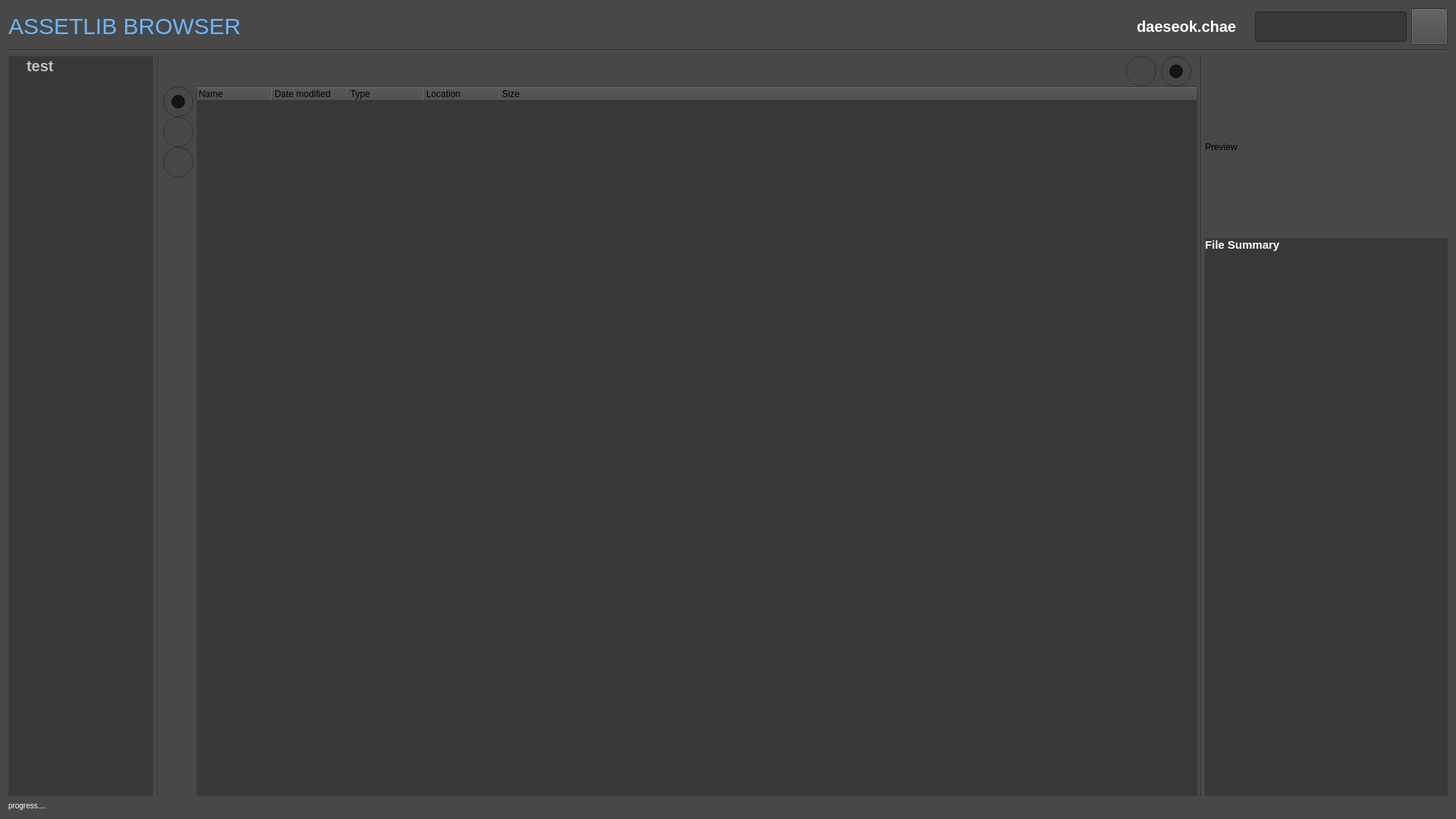
<?xml version="1.0" encoding="UTF-8"?>
<ui version="4.0">
 <class>Form</class>
 <widget class="QWidget" name="Form">
  <property name="windowModality">
   <enum>Qt::NonModal</enum>
  </property>
  <property name="geometry">
   <rect>
    <x>0</x>
    <y>0</y>
    <width>1920</width>
    <height>1080</height>
   </rect>
  </property>
  <property name="windowTitle">
   <string>Form</string>
  </property>
  <property name="windowOpacity">
   <double>1.000000000000000</double>
  </property>
  <property name="styleSheet">
   <string notr="true">background-color:rgb(72, 72, 72)</string>
  </property>
  <layout class="QVBoxLayout" name="verticalLayout_2">
   <item>
    <layout class="QHBoxLayout" name="horizontalLayout_2">
     <item>
      <widget class="QLabel" name="titleLabel">
       <property name="sizePolicy">
        <sizepolicy hsizetype="Expanding" vsizetype="Preferred">
         <horstretch>0</horstretch>
         <verstretch>0</verstretch>
        </sizepolicy>
       </property>
       <property name="maximumSize">
        <size>
         <width>16777215</width>
         <height>40</height>
        </size>
       </property>
       <property name="font">
        <font>
         <pointsize>15</pointsize>
        </font>
       </property>
       <property name="text">
        <string>&lt;img src='/netapp/backstage/pub/apps/hurryupfx/images/setuplogo.png' width='45' height='45' align='left'  &lt;p&gt;&lt;font color='#6BB6FF'&gt;&lt;font size='5'&gt; ASSETLIB BROWSER&lt;/p&gt;</string>
       </property>
      </widget>
     </item>
     <item>
      <spacer name="horizontalSpacer">
       <property name="orientation">
        <enum>Qt::Horizontal</enum>
       </property>
       <property name="sizeType">
        <enum>QSizePolicy::Expanding</enum>
       </property>
       <property name="sizeHint" stdset="0">
        <size>
         <width>40</width>
         <height>40</height>
        </size>
       </property>
      </spacer>
     </item>
     <item>
      <widget class="QLabel" name="userNameLabel">
       <property name="sizePolicy">
        <sizepolicy hsizetype="Expanding" vsizetype="Preferred">
         <horstretch>0</horstretch>
         <verstretch>0</verstretch>
        </sizepolicy>
       </property>
       <property name="maximumSize">
        <size>
         <width>150</width>
         <height>40</height>
        </size>
       </property>
       <property name="font">
        <font>
         <pointsize>-1</pointsize>
         <weight>75</weight>
         <italic>false</italic>
         <bold>true</bold>
        </font>
       </property>
       <property name="styleSheet">
        <string notr="true">color:white; font:bold 20px;</string>
       </property>
       <property name="text">
        <string>daeseok.chae</string>
       </property>
      </widget>
     </item>
     <item>
      <widget class="QLineEdit" name="searchEdit">
       <property name="sizePolicy">
        <sizepolicy hsizetype="Expanding" vsizetype="Preferred">
         <horstretch>0</horstretch>
         <verstretch>0</verstretch>
        </sizepolicy>
       </property>
       <property name="maximumSize">
        <size>
         <width>200</width>
         <height>40</height>
        </size>
       </property>
       <property name="font">
        <font>
         <pointsize>14</pointsize>
         <weight>75</weight>
         <bold>true</bold>
        </font>
       </property>
       <property name="styleSheet">
        <string notr="true">color:white; background-color:#383838</string>
       </property>
       <property name="text">
        <string/>
       </property>
      </widget>
     </item>
     <item>
      <widget class="QPushButton" name="helpBtn">
       <property name="sizePolicy">
        <sizepolicy hsizetype="Minimum" vsizetype="Preferred">
         <horstretch>0</horstretch>
         <verstretch>0</verstretch>
        </sizepolicy>
       </property>
       <property name="minimumSize">
        <size>
         <width>48</width>
         <height>48</height>
        </size>
       </property>
       <property name="maximumSize">
        <size>
         <width>48</width>
         <height>48</height>
        </size>
       </property>
       <property name="text">
        <string/>
       </property>
      </widget>
     </item>
    </layout>
   </item>
   <item>
    <widget class="Line" name="line">
     <property name="orientation">
      <enum>Qt::Horizontal</enum>
     </property>
    </widget>
   </item>
   <item>
    <layout class="QHBoxLayout" name="horizontalLayout">
     <property name="spacing">
      <number>0</number>
     </property>
     <item>
      <widget class="QWidget" name="widget" native="true">
       <property name="maximumSize">
        <size>
         <width>200</width>
         <height>16777215</height>
        </size>
       </property>
       <layout class="QGridLayout" name="gridLayout_2">
        <property name="margin">
         <number>0</number>
        </property>
        <item row="0" column="0">
         <widget class="QTreeWidget" name="categoryWidget">
          <property name="maximumSize">
           <size>
            <width>300</width>
            <height>16777215</height>
           </size>
          </property>
          <property name="styleSheet">
           <string notr="true">QTreeView {color: #C2C2C2; font: bold 20px; width: 100px; background-color: #383838; border: 1px solid #3d3d3d;}
QTreeView::item:selected {background-color: #53728e;color: #C2C2C2;}
QTreeView::item:hover {border: 1px solid #53728e;}
QTreeView:verticalScrollBar {background-color: #FFA91D;alternate-background-color: #FF0000;}
</string>
          </property>
          <property name="headerHidden">
           <bool>true</bool>
          </property>
          <column>
           <property name="text">
            <string notr="true">1</string>
           </property>
          </column>
          <item>
           <property name="text">
            <string>test</string>
           </property>
          </item>
         </widget>
        </item>
        <item row="0" column="1">
         <widget class="Line" name="line_2">
          <property name="orientation">
           <enum>Qt::Vertical</enum>
          </property>
         </widget>
        </item>
       </layout>
      </widget>
     </item>
     <item>
      <widget class="QWidget" name="widget_3" native="true">
       <property name="sizePolicy">
        <sizepolicy hsizetype="Expanding" vsizetype="Preferred">
         <horstretch>0</horstretch>
         <verstretch>0</verstretch>
        </sizepolicy>
       </property>
       <layout class="QGridLayout" name="gridLayout">
        <property name="margin">
         <number>0</number>
        </property>
        <property name="spacing">
         <number>0</number>
        </property>
        <item row="0" column="0" colspan="2">
         <layout class="QHBoxLayout" name="horizontalLayout_3">
          <item>
           <spacer name="horizontalSpacer_3">
            <property name="orientation">
             <enum>Qt::Horizontal</enum>
            </property>
            <property name="sizeHint" stdset="0">
             <size>
              <width>40</width>
              <height>20</height>
             </size>
            </property>
           </spacer>
          </item>
          <item>
           <widget class="QWidget" name="widget_4" native="true">
            <property name="minimumSize">
             <size>
              <width>100</width>
              <height>0</height>
             </size>
            </property>
            <layout class="QHBoxLayout" name="horizontalLayout_4">
             <property name="spacing">
              <number>0</number>
             </property>
             <property name="margin">
              <number>0</number>
             </property>
             <item>
              <widget class="QRadioButton" name="listModeRadioBtn">
               <property name="minimumSize">
                <size>
                 <width>40</width>
                 <height>40</height>
                </size>
               </property>
               <property name="maximumSize">
                <size>
                 <width>40</width>
                 <height>40</height>
                </size>
               </property>
               <property name="styleSheet">
                <string notr="true">QRadioButton::indicator{width:40px; height:40px}
QRadioButton::indicator:unchecked{image: url(/WORK_DATA/develop/apps/AssetBrowser/src/Resources/icon/unchecked_listMode.png)}
QRadioButton::indicator:checked{image: url(/WORK_DATA/develop/apps/AssetBrowser/src/Resources/icon/checked_listMode.png)}</string>
               </property>
               <property name="text">
                <string/>
               </property>
               <property name="iconSize">
                <size>
                 <width>24</width>
                 <height>24</height>
                </size>
               </property>
              </widget>
             </item>
             <item>
              <widget class="QRadioButton" name="iconModeRadioBtn">
               <property name="minimumSize">
                <size>
                 <width>40</width>
                 <height>40</height>
                </size>
               </property>
               <property name="maximumSize">
                <size>
                 <width>40</width>
                 <height>40</height>
                </size>
               </property>
               <property name="styleSheet">
                <string notr="true">QRadioButton::indicator{width:40px; height:40px}
QRadioButton::indicator:unchecked{image: url(/WORK_DATA/develop/apps/AssetBrowser/src/Resources/icon/unchecked_iconMode.png)}
QRadioButton::indicator:checked{image: url(/WORK_DATA/develop/apps/AssetBrowser/src/Resources/icon/checked_iconMode.png)}</string>
               </property>
               <property name="text">
                <string/>
               </property>
               <property name="checked">
                <bool>true</bool>
               </property>
              </widget>
             </item>
            </layout>
           </widget>
          </item>
         </layout>
        </item>
        <item row="3" column="0">
         <spacer name="verticalSpacer">
          <property name="orientation">
           <enum>Qt::Vertical</enum>
          </property>
          <property name="sizeHint" stdset="0">
           <size>
            <width>20</width>
            <height>40</height>
           </size>
          </property>
         </spacer>
        </item>
        <item row="1" column="1" rowspan="3">
         <widget class="QTreeWidget" name="itemTreeWidget">
          <property name="styleSheet">
           <string notr="true">QTreeView {color: #C2C2C2; font: bold 20px; width: 100px; background-color: #383838; border: 1px solid #3d3d3d;}
QTreeView::item:selected {background-color: #53728e;color: #C2C2C2;}
QTreeView::item:hover {border: 1px solid #53728e;}
QTreeView:verticalScrollBar {background-color: #FFA91D;alternate-background-color: #FF0000;}</string>
          </property>
          <column>
           <property name="text">
            <string>Name</string>
           </property>
          </column>
          <column>
           <property name="text">
            <string>Date modified</string>
           </property>
          </column>
          <column>
           <property name="text">
            <string>Type</string>
           </property>
          </column>
          <column>
           <property name="text">
            <string>Location</string>
           </property>
          </column>
          <column>
           <property name="text">
            <string>Size</string>
           </property>
          </column>
         </widget>
        </item>
        <item row="0" column="2" rowspan="4">
         <widget class="Line" name="line_3">
          <property name="minimumSize">
           <size>
            <width>10</width>
            <height>0</height>
           </size>
          </property>
          <property name="baseSize">
           <size>
            <width>20</width>
            <height>0</height>
           </size>
          </property>
          <property name="orientation">
           <enum>Qt::Vertical</enum>
          </property>
         </widget>
        </item>
        <item row="2" column="0">
         <widget class="QWidget" name="widget_5" native="true">
          <property name="minimumSize">
           <size>
            <width>0</width>
            <height>0</height>
           </size>
          </property>
          <layout class="QVBoxLayout" name="verticalLayout_3">
           <property name="spacing">
            <number>0</number>
           </property>
           <property name="leftMargin">
            <number>4</number>
           </property>
           <property name="topMargin">
            <number>0</number>
           </property>
           <property name="rightMargin">
            <number>4</number>
           </property>
           <property name="bottomMargin">
            <number>0</number>
           </property>
           <item>
            <widget class="QRadioButton" name="importRadioBtn">
             <property name="minimumSize">
              <size>
               <width>40</width>
               <height>40</height>
              </size>
             </property>
             <property name="maximumSize">
              <size>
               <width>40</width>
               <height>40</height>
              </size>
             </property>
             <property name="styleSheet">
              <string notr="true">QRadioButton::indicator{width:40px; height:40px}
QRadioButton::indicator:unchecked{image: url(/WORK_DATA/develop/apps/AssetBrowser/src/Resources/icon/unchecked_iconMode.png)}
QRadioButton::indicator:checked{image: url(/WORK_DATA/develop/apps/AssetBrowser/src/Resources/icon/checked_iconMode.png)}</string>
             </property>
             <property name="text">
              <string/>
             </property>
             <property name="checked">
              <bool>true</bool>
             </property>
            </widget>
           </item>
           <item>
            <widget class="QRadioButton" name="mergeRadioBtn">
             <property name="minimumSize">
              <size>
               <width>40</width>
               <height>40</height>
              </size>
             </property>
             <property name="maximumSize">
              <size>
               <width>40</width>
               <height>40</height>
              </size>
             </property>
             <property name="styleSheet">
              <string notr="true">QRadioButton::indicator{width:40px; height:40px}
QRadioButton::indicator:unchecked{image: url(/WORK_DATA/develop/apps/AssetBrowser/src/Resources/icon/unchecked_iconMode.png)}
QRadioButton::indicator:checked{image: url(/WORK_DATA/develop/apps/AssetBrowser/src/Resources/icon/checked_iconMode.png)}</string>
             </property>
             <property name="text">
              <string/>
             </property>
            </widget>
           </item>
           <item>
            <widget class="QRadioButton" name="replaceRadioBtn">
             <property name="minimumSize">
              <size>
               <width>40</width>
               <height>40</height>
              </size>
             </property>
             <property name="maximumSize">
              <size>
               <width>40</width>
               <height>40</height>
              </size>
             </property>
             <property name="styleSheet">
              <string notr="true">QRadioButton::indicator{width:40px; height:40px}
QRadioButton::indicator:unchecked{image: url(/WORK_DATA/develop/apps/AssetBrowser/src/Resources/icon/unchecked_iconMode.png)}
QRadioButton::indicator:checked{image: url(/WORK_DATA/develop/apps/AssetBrowser/src/Resources/icon/checked_iconMode.png)}</string>
             </property>
             <property name="text">
              <string/>
             </property>
            </widget>
           </item>
          </layout>
         </widget>
        </item>
       </layout>
       <zorder>verticalSpacer</zorder>
       <zorder>itemTreeWidget</zorder>
       <zorder>line_3</zorder>
       <zorder>widget_5</zorder>
      </widget>
     </item>
     <item>
      <widget class="QWidget" name="widget_2" native="true">
       <property name="sizePolicy">
        <sizepolicy hsizetype="MinimumExpanding" vsizetype="MinimumExpanding">
         <horstretch>0</horstretch>
         <verstretch>0</verstretch>
        </sizepolicy>
       </property>
       <property name="maximumSize">
        <size>
         <width>320</width>
         <height>16777215</height>
        </size>
       </property>
       <layout class="QVBoxLayout" name="verticalLayout">
        <property name="spacing">
         <number>0</number>
        </property>
        <property name="margin">
         <number>0</number>
        </property>
        <item>
         <widget class="QLabel" name="previewLabel">
          <property name="minimumSize">
           <size>
            <width>320</width>
            <height>240</height>
           </size>
          </property>
          <property name="maximumSize">
           <size>
            <width>320</width>
            <height>240</height>
           </size>
          </property>
          <property name="text">
           <string>Preview</string>
          </property>
         </widget>
        </item>
        <item>
         <widget class="QLabel" name="commentLabel">
          <property name="styleSheet">
           <string notr="true">background-color:#383838; color:#FFFFFF; font:bold 15px;</string>
          </property>
          <property name="text">
           <string>File Summary</string>
          </property>
          <property name="alignment">
           <set>Qt::AlignLeading|Qt::AlignLeft|Qt::AlignTop</set>
          </property>
         </widget>
        </item>
       </layout>
      </widget>
     </item>
    </layout>
   </item>
   <item>
    <widget class="QLabel" name="statusLabel">
     <property name="styleSheet">
      <string notr="true">color:white; font:10px;</string>
     </property>
     <property name="text">
      <string>progress....</string>
     </property>
    </widget>
   </item>
  </layout>
 </widget>
 <resources/>
 <connections/>
</ui>
